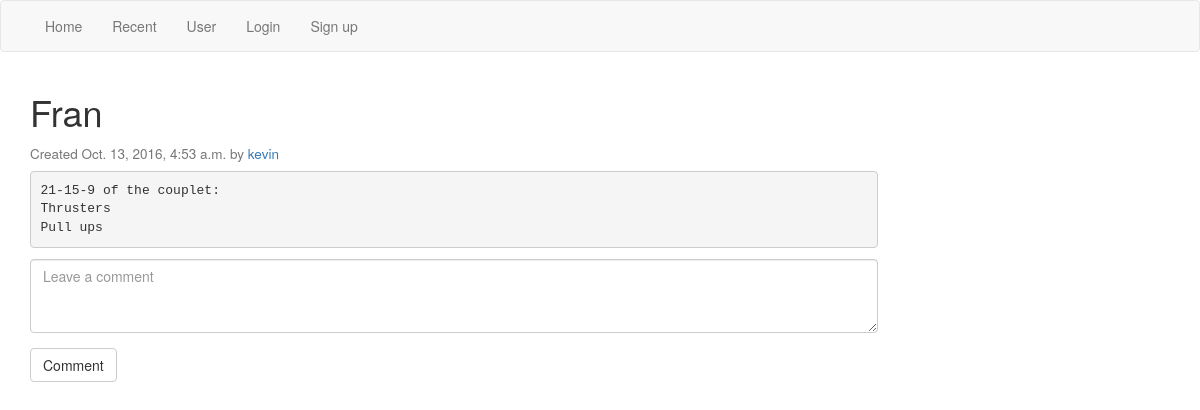
Before: /workouts/29/ with the older database file.
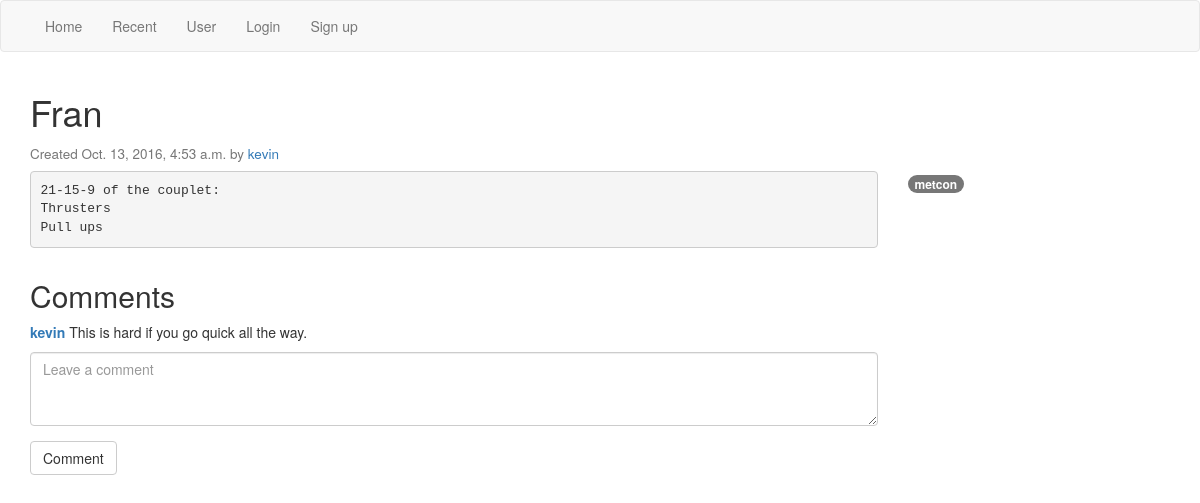
After: the same page with the newer database file.
### workouts/models.py (models this page shows, shortened)
class Tag(models.Model):
  routine = models.ForeignKey(Routine, on_delete=models.CASCADE)
  tag_text = models.CharField(max_length=70)

class Comment(models.Model):
  created_by = models.ForeignKey(settings.AUTH_USER_MODEL)
  routine = models.ForeignKey(Routine, on_delete=models.CASCADE)
  comment_text = models.TextField(max_length=1000)
  pub_date = models.DateTimeField('date published')
  likes = models.IntegerField(default=0)

### workouts/views.py (the view)
# urls.py: url(r'^(?P<routine_id>[0-9]+)/$', views.detail, name='detail'),
def detail(request, routine_id):
  routine = get_object_or_404(Routine, pk=routine_id)
  params = dict(routine=routine)
  if request.user.is_authenticated:
    if request.user.journal_set.filter(routine=routine).exists():
      params['routine_exists_in_journal'] = True
  if request.method == 'POST':
    if "add_to_journal" in request.POST:
      if not request.user.is_authenticated:
        params['error_add_to_journal'] = "You must log in first"
        return render(request, 'workouts/detail.html', params)
      if request.user.journal_set.filter(routine=routine).exists():
        params['error_add_to_journal'] = "Already added to journal"
        return render(request, "workouts/detail.html", params)
      entry = Journal(user=request.user, routine=routine)
      entry.save()
      params['routine_exists_in_journal'] = True
      params['add_to_journal_success'] = "Added routine to journal"
      return render(request, "workouts/detail.html", params)
    if "like" in request.POST:
      if not request.user.is_authenticated:
        params['error_like'] = "You must log in first"
        return render(request, 'workouts/detail.html', params)
      l = request.user.like_set.filter(routine=routine)
      if l.exists():
        routine.likes = F('likes') - 1
        routine.save()
        l.get().delete()
      else:
        routine.likes = F('likes') + 1
        routine.save()
        request.user.like_set.create(routine=routine)
      params['routine'] = Routine.objects.filter(pk=routine_id).get()
      return render(request, "workouts/detail.html", params)
    if "delete_routine" in request.POST:
      if request.user.is_authenticated:
        if request.user != routine.created_by:
          params['error_delete'] = "you aren't the creator of this routine"
          return render(request, 'workouts/detail.html', params)
        routine.delete()
        return HttpResponseRedirect(reverse('workouts:index'))
    if "comment" in request.POST:
      if request.user.is_authenticated:
        comment_text = request.POST["comment_text"]
        params = dict(routine=routine, comment_text=comment_text)
        if not valid_content_input(comment_text):
          params['error_text'] = "Please enter the details"
          return render(request, 'workouts/detail.html', params)
        routine.comment_set.create(created_by=request.user,
                                   comment_text=comment_text,
                                   pub_date=timezone.now())
        return HttpResponseRedirect(reverse('workouts:detail', args=[routine.id]))
    if "mark_complete" in request.POST:
      if not request.user.is_authenticated:
        params['error_delete'] = "Add this routine to your journal before marking complete"
        return render(request, 'workouts/detail.html', params)
      entry = request.user.journal_set.filter(routine=routine)
      entry.update(completed_count=F('completed_count') + 1)
      entry.get().results_set.create(results_text="As prescribed")
      return HttpResponseRedirect(reverse("workouts:detail", args=[routine.id]))
    return HttpResponseRedirect(reverse('workouts:login'))
  else:
    params['tag_list'] = " ".join(routine.tag_set.values_list('tag_text', flat=True))
    return render(request, 'workouts/detail.html', params)

### workouts/templates/workouts/detail.html (shortened to what this page needs)
{% extends "./base.html" %}
{% block content %}
<div class="row">
  <div class="col-md-12">
    <h1>{{ routine.routine_title }}</h1>
    <h4><small>Created {{ routine.pub_date }} by <a href="{% url 'workouts:user_detail' routine.created_by.id %}">{{ routine.created_by.first_name }}</a></small></h4>
  </div>
</div>
<div class="row">
  <div class="col-md-9">
    <pre>{{ routine.routine_text }}</pre>
  </div>
  <div class="col-md-3">
    {% for tag in routine.tag_set.all %}
      <span><a class="badge" href="{% url 'workouts:index' %}?tags={{ tag.tag_text }}">{{ tag.tag_text }}</a></span>
    {% endfor %}
  </div>
</div>
<div class="row">
  <div class="col-md-9">
  </div>
</div>
<div class="row">
  <div class="col-md-9">
    {% if routine.comment_set.exists %}
      <h2>Comments</h2>
      {% for comment in routine.comment_set.all %}
        <p>
          <a href="{% url 'workouts:user_detail' comment.created_by.id %}">
            <strong>{{ comment.created_by }} </strong>
          </a>
          {{ comment.comment_text }}
        </p>
      {% endfor %}
    {% endif %}
      <form method="post">
        <div class="form-group"><textarea name="comment_text" class="form-control" rows="3" placeholder="Leave a comment"></textarea></div>
        <div><button type="submit" name="comment" class="btn btn-md btn-default">Comment</button></div>
      </form>
  </div>
</div>
{% endblock content %}

Changed rows visible on the page:
added Tag: tag_text "metcon"
added Comment: created_by "kevin", comment_text "This is hard if you go quick all the way."
Other visible differences:
text now shown: "Comments"
